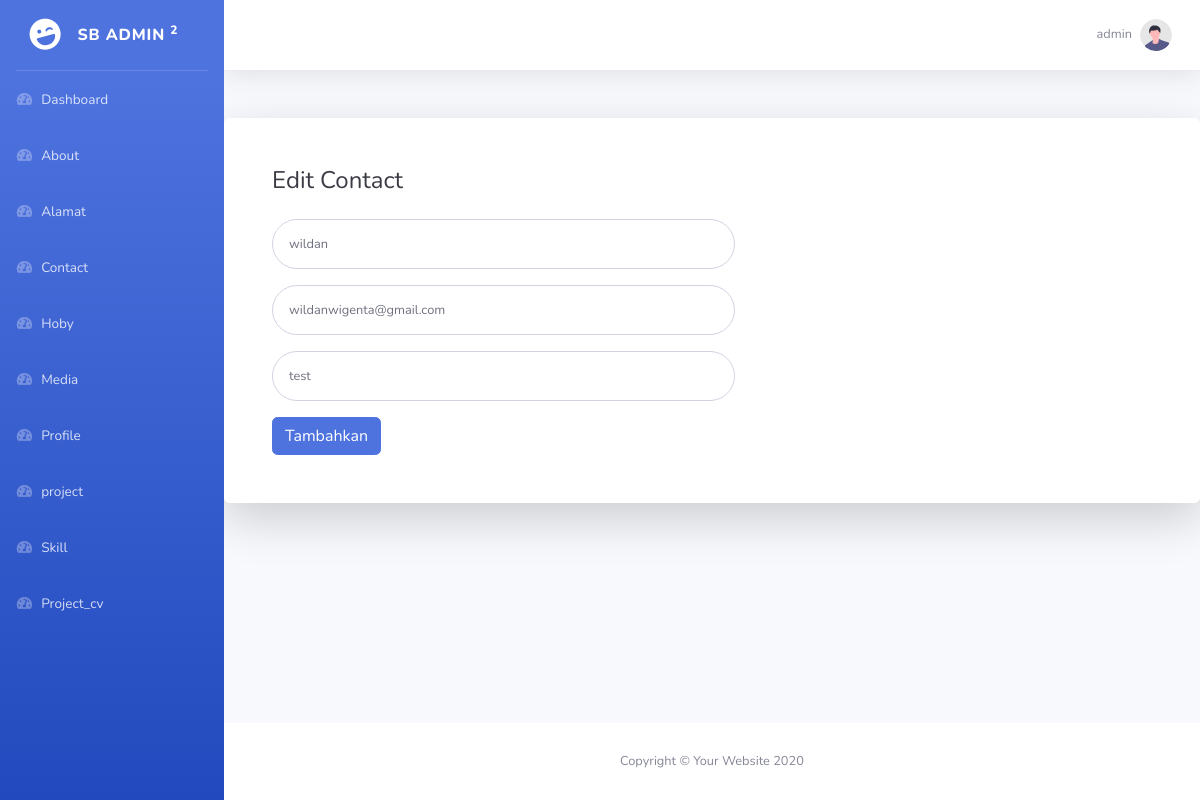
The page /admin/index.php?page=edit_contact&id_contact=1 (signed in) on the database its author committed.
### tables this page shows
CREATE TABLE `contact` (
  `id_contact` int(11) NOT NULL,
  `nama` varchar(100) NOT NULL,
  `email` text NOT NULL,
  `pesan` text NOT NULL
);

### admin/pages/contact/edit_contact.php (the view, shortened to what this page needs)
<?php
    $IDcontact = $_GET['id_contact'];
    include "include/konek.php";
    $query = "SELECT * FROM contact WHERE id_contact='$IDcontact'";
    $result = mysqli_query($konek,$query) or die(mysqli_error($konek));
    $data = mysqli_fetch_array($result);
?>
<div class="card o-hidden border-0 shadow-lg my-5">
            <div class="card-body p-0">
                <div class="row">
                    <div class="col-md-7">
                        <div class="p-5">
                            <div class="text">
                                <h1 class="h4 text-gray-900 mb-4">Edit Contact</h1>
                            </div>
                            <form class="user" action="pages/contact/aksi/aksi_edit.php" method="post" enctype="multipart/form-data">
                                <div class="form-group">
                                    <input type="text" class="form-control form-control-user" value="<?= $data['nama'] ?>" name="nama" id="exampleInputEmail"
                                        placeholder="nama" >
                                </div>
                                <div class="form-group">
                                    <input type="text" class="form-control form-control-user" value="<?= $data['email'] ?>" name="email" id="exampleInputEmail"
                                        placeholder="email" >
                                </div>
                                <div class="form-group">
                                    <input type="text" class="form-control form-control-user" value="<?= $data['pesan'] ?>" name="pesan" id="exampleInputEmail"
                                        placeholder="pesan" >
                                </div>
                                <button type="submit" class="btn btn-primary">Tambahkan</button>
                            </form>
                        </div>
                    </div>
                </div>
            </div>
        </div>

### rows shown on the page
contact: nama "wildan", email "wildanwigenta@gmail.com", pesan "test"

### other values the page prints
$_SESSION['username'] "admin"
